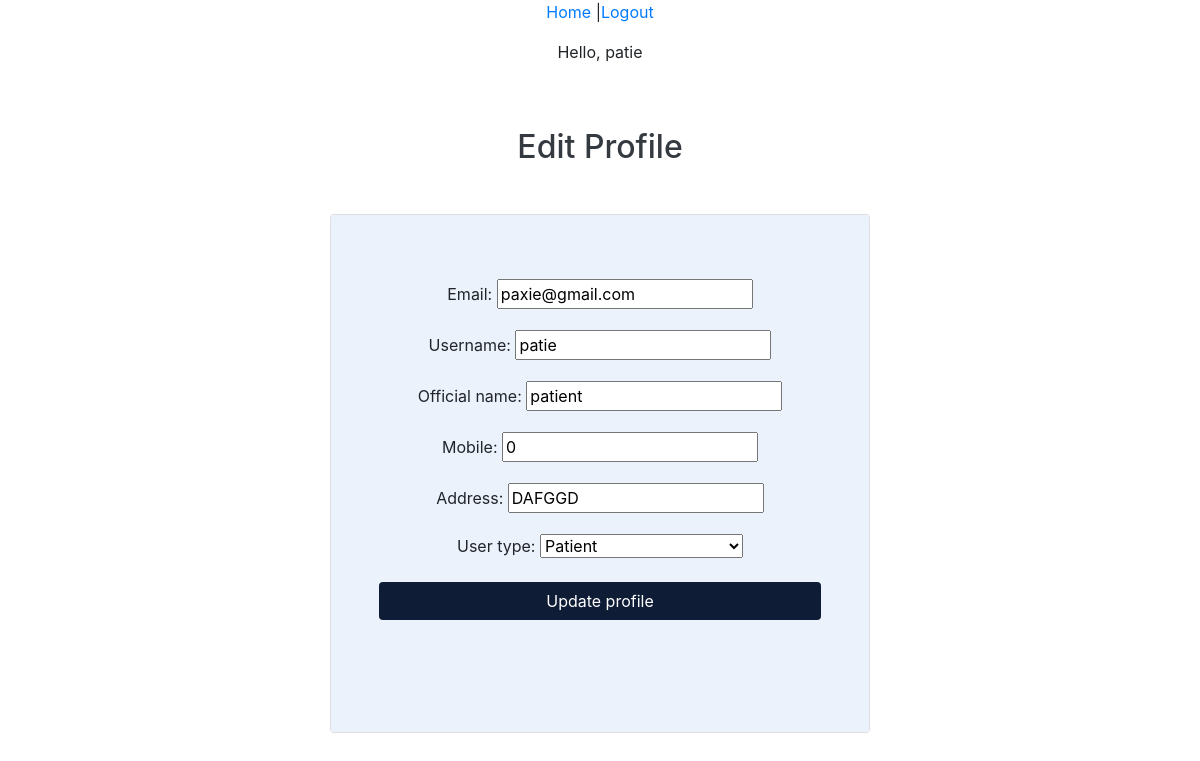
Screenshot of /edit/ (signed in) with the database file from the repository.
### accounts/models.py (models this page shows, shortened)
class CustomUser(AbstractBaseUser):
    email = models.EmailField(verbose_name='email',max_length=60,unique=True)
    is_email_verified = models.BooleanField(default=False)
    username = models.CharField(max_length=30,unique=True)
    date_joined = models.DateTimeField(verbose_name='date_joined',auto_now_add=True)
    last_login = models.DateTimeField(verbose_name='last_login',auto_now = True)
    is_admin = models.BooleanField(default=False)
    is_active = models.BooleanField(default=True)
    is_staff = models.BooleanField(default=False)
    is_superuser = models.BooleanField(default=False)
    official_name = models.CharField(max_length=50)
    address = models.CharField(max_length=50)
    mobile = models.IntegerField(default=0)
    is_approved = models.BooleanField(default=False)
    user_type = models.CharField(max_length=30,choices=USER_TYPE)
    USERNAME_FIELD = 'username'
    REQUIRED_FIELDS = ['email','official_name','address','user_type','mobile']
    objects = CustomUserManager()

### accounts/views.py (the view, shortened to what this page needs)
# urls.py: path('edit/', editprofile, name="edit"),
@login_required(login_url='/login/')
def editprofile(request):
    context = {}
    user=request.user
    if not user.is_authenticated:
        return redirect('login')
    if request.POST:
        form=ProfileEdit(request.POST, instance=request.user)
        if form.is_valid():
            form.save()
    else:
        form = ProfileEdit(initial={"email":request.user.email, "username":request.user.username,
                                    "official_name":request.user.official_name,"mobile":request.user.mobile,
                                    "user_type":request.user.user_type,
                                    "address":request.user.address})
    context['edit_form']= form
    return render(request, 'registration/edit.html',context)

### accounts/forms.py (shortened to what this page needs)
class ProfileEdit(forms.ModelForm):
    class Meta:
        model=CustomUser
        fields = ('email','username','official_name','mobile','address','user_type')

### templates/registration/edit.html (shortened to what this page needs)
{%extends 'base.html' %}
{%block content %}
<head>
    <link rel="stylesheet" href="https://stackpath.bootstrapcdn.com/bootstrap/4.4.1/css/bootstrap.min.css"
>
</head>
<body class="text-center">
<div class="container">
    <div class="row">
      <div class="col-md-6 offset-md-3">
        <h2 class="text-center text-dark mt-5">Edit Profile</h2>
        <div class="card my-5">
          <form class="card-body cardbody-color p-lg-5" method="post">
            {% for field in edit_form%}
            <p>
                <div class="mb-3">
                {{field.label_tag}}
                {{field}}
            </p>
        {%endfor%}
        <button type="submit" class="btn btn-color px-5 mb-5 w-100">Update profile</button>
          </form>
        </div>
      </div>
    </div>
  </div>
{%endblock content %}

### templates/base.html (shortened to what this page needs)
<!DOCTYPE html>
<html>
<head>
</head>
<body>
  <main>
    {%if request.user.is_authenticated%}
        <p>
        {%ifequal request.user.user_type  'patient'%}
          <a href="{%url 'patient_index'%}">Home</a>
        {%endifequal%}
        |<a href="{%url 'logout'%}">Logout</a>
        </p>
        <p>Hello, {{request.user.username}} </p>
      {%else%}
        <p> <a href="{%url 'home'%}">Home</a> | <a href="{%url 'signup'%}">Signup</a> | <a href="{%url 'login'%}">Login</a></p>
      {%endif%}
    {% block content %}
    {% endblock %}
  </main>
</body>
</html>

### templates/registration/edit.html (style rules this page uses)
.btn-color { background-color: #0e1c36; color: #fff; }
.cardbody-color { background-color: #ebf2fc; }
a { text-decoration: none; }

### rows the page displays
CustomUser: user.username "patie", edit_form "paxie@gmail.com" "patie" "patient" "0" "DAFGGD" "Patient"

### other values shown
{{ field.label_tag }} "Email:" "Username:" "Official name:" "Mobile:" "Address:" "User type:"
